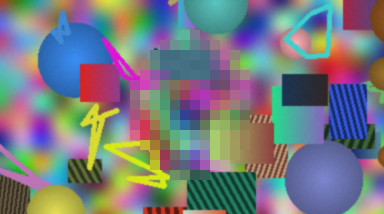
#> input picture core/testdata/gt/shapes/mosaic/000.png, 384 x 214 px, given as the content of the folder t2/model-development/training/data/TRAINING DATA/train_sharp, which was not available
$ python -i data.py   (imports and definitions only)
#> lines starting #> are read from the running program, lines starting #| are printed output that depends on the picture; pictures that were not available may be replaced by others from this repository, and a replacement may not be noted
"""Training samples made on the fly from the clean datasets in training/data/TRAINING DATA (not in Git).

Sources (indexed once into training/data/index.json):
  reds   REDS train_sharp: 240 clips x 100 frames, 1280x720 (CC BY 4.0)
  ytvos  YouTube-VOS 2019 train: 3471 videos (every 5th frame, 720p) with per-object masks
  srb    super-resolution benchmark stills (BSD, DIV2K, manga109, urban100, ...), animated by a smooth camera move
  toy    REDS VSR toy crops (dry runs only)
  anime  animation stills (restorer stage 2), animated like srb; see anime_stills. Styles: TRAINING DATA/Animation/<style>
         (manga, classic) and TRAINING DATA/New_Dataset (style "tv": 720p TV / film anime frames, ~10 per source video)
Held out for validation (never trained on): REDS clips 000-011, the first 120 YouTube-VOS videos, the srb sets
Set5 / Set14 / Kodak24, every 10th duplicate group of manga / classic, and every 10th source video of tv (plus any
train still that is a near-duplicate of a held-out one).

RestorerClips   -> (lq, gt, mask): T frames of a 256x256 crop around an obscured region (lq = obscured + damaged)
DetectorImages  -> (image, semantic mask, instance boxes/masks) at S x S, ~25% without any obscured region (negatives)
"""
import glob
import json
import math
import os
import re

import cv2
import numpy as np
import torch
from PIL import Image
from torch.utils.data import Dataset

from . import synth

ROOT = os.path.abspath(os.path.join(os.path.dirname(__file__), "..", ".."))
DATA = os.path.join(ROOT, "training", "data", "TRAINING DATA")
INDEX = os.path.join(ROOT, "training", "data", "index.json")
VAL_SRB = {"Set5", "Set14", "Kodak24"}


# [5 lines left out: function worker_init, not called in this run]


def build_index():
    idx = {"reds": [], "ytvos": [], "srb": [], "toy": []}
    for d in sorted(glob.glob(os.path.join(DATA, "train_sharp", "*"))):
        idx["reds"].append({"name": os.path.basename(d), "frames": sorted(glob.glob(os.path.join(d, "*.png")))})
    for d in sorted(glob.glob(os.path.join(DATA, "YTVOS", "JPEGImages", "*"))):
        v = os.path.basename(d)
        fr = sorted(glob.glob(os.path.join(d, "*.jpg")))
        an = [os.path.join(DATA, "YTVOS", "Annotations", v, os.path.basename(f)[:-4] + ".png") for f in fr]
        if all(os.path.exists(a) for a in an):
            idx["ytvos"].append({"name": v, "frames": fr, "masks": an})
    for f in sorted(glob.glob(os.path.join(DATA, "SuperResolutionBenchmark", "**", "*.*"), recursive=True)):
        if f.lower().endswith((".png", ".jpg", ".bmp")):
            idx["srb"].append({"name": os.path.relpath(f, os.path.join(DATA, "SuperResolutionBenchmark")).split(os.sep)[0], "path": f})
    for d in sorted(glob.glob(os.path.join(DATA, "REDSVSRTOY", "hr", "*"))):
        idx["toy"].append({"name": os.path.basename(d), "frames": sorted(glob.glob(os.path.join(d, "*.png")))})
    os.makedirs(os.path.dirname(INDEX), exist_ok=True)
    with open(INDEX, "w") as fh:
        json.dump(idx, fh)
    return idx


ANIM_DIR = "Animation"  # TRAINING DATA/Animation/<style>/*  (style = sub-folder: manga, classic)
TV_DIR = "New_Dataset"  # TRAINING DATA/New_Dataset/<source>_<n>[_<m>].png  (style tv; group = source video)
ANIM_INDEX = os.path.join(ROOT, "training", "data", "animation_index.json")
ANIM_MIN_SHORT = 250    # px; camera_move needs short / 1.25 >= 200
ANIM_MAX_JPEG = 1.5     # 8x8 grid strength; above it the JPEG blocks would be learnt as content
# frame selection by image complexity (tv only; manga / classic were picked by hand). The tv frames were already
# ranked by an image-complexity model when the set was made (APISR: top 10 I-frames per video), so frames are not
# dropped by rank (that removed good character shots): only near-empty ones are skipped, and the rest are drawn more
# often the more detailed they are (edge density + ink-line share at 720p, our own measure; see RestorerClips).
TV_MIN_EDGE = 0.015     # Canny edge share below this = near-empty frame (sky, fade, title card), skipped
TV_PICK = (0.5, 2.0)    # draw weight = complexity / median complexity, clipped to this range
LINE_T_U8 = 51          # dark-stroke Laplacian > this (0.2 x 255) = ink line (as train_restorer_s2.dark_lines)


def read_still(path):
    """RGB; transparency composited on white; works with any characters in the path."""
    raw = cv2.imdecode(np.fromfile(path, np.uint8), cv2.IMREAD_UNCHANGED)
    if raw is None:
        raise IOError(path)
    if raw.dtype == np.uint16:  # 16-bit PNGs
        raw = (raw >> 8).astype(np.uint8)
    if raw.ndim == 2:
        raw = cv2.cvtColor(raw, cv2.COLOR_GRAY2BGR)
    elif raw.shape[2] == 4:
        a = raw[..., 3:].astype(np.float32) / 255
        raw = (raw[..., :3] * a + 255 * (1 - a)).astype(np.uint8)
    return cv2.cvtColor(raw, cv2.COLOR_BGR2RGB)


def _dhash(g):
    s = cv2.resize(g, (9, 8), interpolation=cv2.INTER_AREA)
    return int.from_bytes(np.packbits((s[:, 1:] > s[:, :-1]).flatten()).tobytes(), "big")


def _jpeg_grid(g):
    d = np.abs(np.diff(g.astype(np.float32), axis=1))
    return float(d[:, 7::8].mean() / (np.delete(d, np.s_[7::8], axis=1).mean() + 1e-6))


CX_VERSION = 2  # bump when _complexity changes (the index is rebuilt)


def _complexity(g):
    """(edge share, ink-line share) of a grey still at 720p short side. Edges after stretching the still's own 1-99%
    grey range, so a detailed night / dark scene is not taken for a simple one (obscured scenes are often dark)."""
    g = resize_short(g, 720) if min(g.shape) > 720 else g
    lo, hi = np.percentile(g, (1, 99))
    gs = np.clip((g.astype(np.float32) - lo) * 255 / max(hi - lo, 16), 0, 255).astype(np.uint8)
    edge = float((cv2.Canny(gs, 60, 150) > 0).mean())
    lap = cv2.filter2D(gs.astype(np.float32), -1, np.float32([[0, 1, 0], [1, -4, 1], [0, 1, 0]]))
    return edge, float((lap > LINE_T_U8).mean())


def _tv_source(name):
    """anime104_3_0.png -> anime104, your_name.mkv_79.png -> your_name.mkv (the video the frame came from)."""
    return re.sub(r"_\d+(_\d+)?\.[a-zA-Z]+$", "", name)


def _select_tv(stills):
    """Frame selection by complexity (tv): near-empty frames are skipped."""
    for s in stills:
        if s["style"] == "tv" and s["keep"] and s["edge"] < TV_MIN_EDGE:
            s["keep"], s["why"] = False, "simple"
    return stills


def anime_stills():
    """Animation stills with quality checks, duplicate groups and complexity, cached in animation_index.json (rebuilt
    when the file list changes; the complexity selection is applied on load, so its thresholds can change freely).
    manga / classic: near-duplicates (same picture re-saved / copied) share a group, so a group is wholly train or
    wholly val. tv: the group is the source video. Skipped: short side < ANIM_MIN_SHORT, JPEG grid > ANIM_MAX_JPEG,
    simple tv frames (_select_tv)."""
    roots = [(os.path.join(DATA, ANIM_DIR), None), (os.path.join(DATA, TV_DIR), "tv")]
    files = []
    for root, style in roots:
        files += [(f, root, style) for f in sorted(glob.glob(os.path.join(root, "**", "*.*"), recursive=True))
                  if f.lower().endswith((".png", ".jpg", ".jpeg", ".webp", ".bmp"))]
    if not files:
        return []
    if os.path.exists(ANIM_INDEX):
        with open(ANIM_INDEX) as fh:
            cached = json.load(fh)
        if [s["path"] for s in cached] == [f for f, _, _ in files] and all(s.get("cxv") == CX_VERSION for s in cached):
            return [s for s in _select_tv(cached) if s["keep"]]
    out, hashes = [], []
    for f, root, style in files:
        rel = os.path.relpath(f, root)
        if style is None:
            style = rel.split(os.sep)[0] if os.sep in rel else "misc"
        try:
            g = cv2.cvtColor(read_still(f), cv2.COLOR_RGB2GRAY)
#> in read_still, raw is the input picture: shape (214, 384, 3); mean B, G, R 128.2, 122.5, 118.4
        except IOError:
            out.append({"path": f, "name": os.path.basename(f), "style": style, "keep": False, "why": "unreadable", "group": -1,
                        "hash": 0, "edge": 0.0, "line": 0.0, "cxv": CX_VERSION})
            continue
        h = _dhash(g)
        if style == "tv":
            group = _tv_source(os.path.basename(f))
        else:
            group = next((grp for hh, grp in hashes if bin(hh ^ h).count("1") <= 4), None)
            if group is None:
                group = len(hashes)
            hashes.append((h, group))
        edge, line = _complexity(g)
        why = "small" if min(g.shape) < ANIM_MIN_SHORT else "jpeg" if _jpeg_grid(g) > ANIM_MAX_JPEG else ""
        out.append({"path": f, "name": os.path.basename(f), "style": style, "keep": not why, "why": why, "group": group,
                    "hash": h, "edge": edge, "line": line, "cxv": CX_VERSION})
    os.makedirs(os.path.dirname(ANIM_INDEX), exist_ok=True)
    with open(ANIM_INDEX, "w") as fh:
        json.dump(out, fh, indent=0)
    return [s for s in _select_tv(out) if s["keep"]]


def load_index():
    if not os.path.exists(INDEX):
        idx = build_index()
    else:
        with open(INDEX) as fh:
            idx = json.load(fh)
    idx["anime"] = anime_stills()
#> in anime_stills, `g = cv2.cvtColor(read_still(f), cv2.COLOR_RGB2GRAY)`:
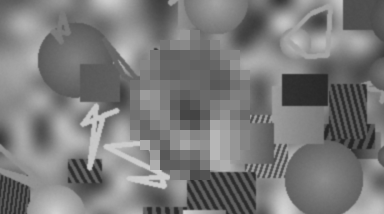
#> g: shape (214, 384); min 35, max 211, mean 121.9
#> in anime_stills, `h = _dhash(g)`: h = 6225712092861197957
#> in _complexity, `lo, hi = np.percentile(g, (1, 99))`: lo = 43; hi = 199
#> in _complexity, `gs = np.clip((g.astype(np.float32) - lo) * 255 / max(hi - lo, 16), 0, ..`:
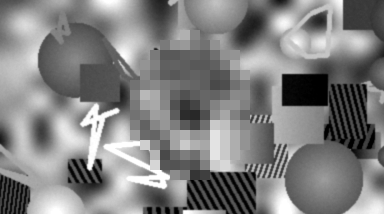
#> gs: shape (214, 384); min 0, max 255, mean 128.5
#> in _complexity, `edge = float((cv2.Canny(gs, 60, 150) > 0).mean())`: edge = 0.0916
#> in _complexity, `lap = cv2.filter2D(gs.astype(np.float32), -1, np.float32([[0, 1, 0], [..`:
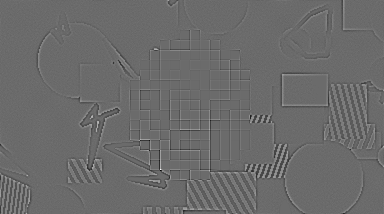
#> lap: shape (214, 384) float32; min -215, max 297, mean 0; drawn with min black and max white
#> in anime_stills, `edge, line = _complexity(g)`: line = 0.0202
#> in anime_stills, `why = "small" if min(g.shape) < ANIM_MIN_SHORT else "jpeg" if _jpeg_gr..`: why = 'small'
#> the loop in _select_tv, `for s in stills:` made 2 passes
    return idx


# [111 lines left out: functions anime_split, split, read_rgb, resize_short, camera_move, ytvos_object and 2 more, not called in this run]


class RestorerClips(Dataset):
    """[t] frames per clip, 256x256 crops. weights: share of reds / ytvos / srb / anime clips.
    styles: share of each animation style among the anime clips, e.g. {"tv": 0.5} (styles not named split the rest
    by their still counts); None = every still equally likely (the old behaviour).
    line_mask: share of anime clips whose obscured region sits on the densest ink lines (faces / hair) instead of anywhere."""

    KINDS = ("reds", "ytvos", "srb", "anime")

    # [38 lines left out: functions __init__, anime_still, not called in this run]

    def __len__(self):
        return self.length

    # [129 lines left out: functions frames_for, __getitem__, letterbox, not called in this run]


class DetectorImages(Dataset):
    """S x S images: up to 3 obscured regions each (masks + boxes), or none (negatives with blur / look-alikes)."""

    MAX_OBJ = 4

    # [9 lines left out: function __init__, not called in this run]

    def __len__(self):
        return self.length

    # [118 lines left out: functions image, tiny, __getitem__, not called in this run]

>>> result = load_index()
#> result = 5 items
